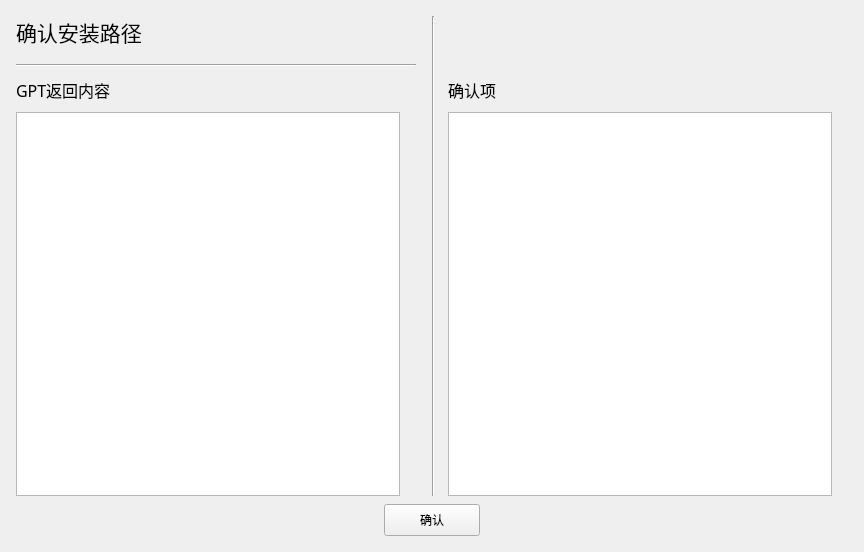
<?xml version="1.0" encoding="UTF-8"?>
<ui version="4.0">
 <class>CInstallWindow</class>
 <widget class="QWidget" name="CInstallWindow">
  <property name="geometry">
   <rect>
    <x>0</x>
    <y>0</y>
    <width>864</width>
    <height>552</height>
   </rect>
  </property>
  <property name="windowTitle">
   <string>Form</string>
  </property>
  <widget class="QLabel" name="label">
   <property name="geometry">
    <rect>
     <x>16</x>
     <y>16</y>
     <width>200</width>
     <height>32</height>
    </rect>
   </property>
   <property name="font">
    <font>
     <family>楷体</family>
     <pointsize>16</pointsize>
    </font>
   </property>
   <property name="text">
    <string>确认安装路径</string>
   </property>
  </widget>
  <widget class="QLabel" name="label_2">
   <property name="geometry">
    <rect>
     <x>16</x>
     <y>80</y>
     <width>144</width>
     <height>20</height>
    </rect>
   </property>
   <property name="font">
    <font>
     <family>楷体</family>
     <pointsize>12</pointsize>
    </font>
   </property>
   <property name="text">
    <string>GPT返回内容</string>
   </property>
  </widget>
  <widget class="Line" name="line">
   <property name="geometry">
    <rect>
     <x>16</x>
     <y>64</y>
     <width>400</width>
     <height>3</height>
    </rect>
   </property>
   <property name="orientation">
    <enum>Qt::Horizontal</enum>
   </property>
  </widget>
  <widget class="QTextEdit" name="RawGPTContent">
   <property name="geometry">
    <rect>
     <x>16</x>
     <y>112</y>
     <width>384</width>
     <height>384</height>
    </rect>
   </property>
   <property name="font">
    <font>
     <family>楷体</family>
     <pointsize>10</pointsize>
    </font>
   </property>
  </widget>
  <widget class="QLabel" name="label_3">
   <property name="geometry">
    <rect>
     <x>448</x>
     <y>80</y>
     <width>96</width>
     <height>20</height>
    </rect>
   </property>
   <property name="font">
    <font>
     <family>楷体</family>
     <pointsize>12</pointsize>
    </font>
   </property>
   <property name="text">
    <string>确认项</string>
   </property>
  </widget>
  <widget class="QPushButton" name="ConfirmButton">
   <property name="geometry">
    <rect>
     <x>384</x>
     <y>504</y>
     <width>96</width>
     <height>32</height>
    </rect>
   </property>
   <property name="text">
    <string>确认</string>
   </property>
  </widget>
  <widget class="QListWidget" name="cinstall_list">
   <property name="geometry">
    <rect>
     <x>448</x>
     <y>112</y>
     <width>384</width>
     <height>384</height>
    </rect>
   </property>
  </widget>
  <widget class="Line" name="line_3">
   <property name="geometry">
    <rect>
     <x>432</x>
     <y>16</y>
     <width>3</width>
     <height>480</height>
    </rect>
   </property>
   <property name="orientation">
    <enum>Qt::Vertical</enum>
   </property>
  </widget>
 </widget>
 <resources/>
 <connections/>
</ui>
